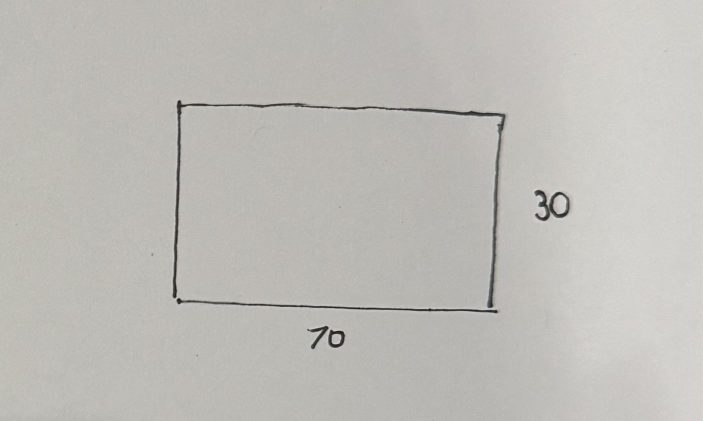
#> input picture handdrawnimages/IMG_9490.jpg, 1405 x 842 px, found by its file name (shown at 1/2 size)
$ python detected.py
#> lines starting #> are read from the running program, lines starting #| are printed output that depends on the picture; after the words box and inside, x2 and y2 are one past the last pixel; in counts of white or black regions, pixels touching at a corner belong together
import io
import re
import cv2
import numpy as np
from PIL import Image
from skimage import morphology
from google.cloud import vision

# Initialize the Google Cloud Vision client
client = vision.ImageAnnotatorClient()

# Google Cloud Vision API
def detect_text_and_get_boxes(content):
    image = vision.Image(content=content)
    response = client.text_detection(image=image)
    texts = response.text_annotations
    boxes = []
    for text in texts[1:]:
        vertices = [(vertex.x, vertex.y) for vertex in text.bounding_poly.vertices]
        boxes.append(vertices)
    return texts, boxes


# [22 lines left out: function preprocess_image_for_ocr, not called in this run]


image_path = '/Users/harshinisaidonepudi/Desktop/Spring 2024/df/INFO5380-HW1/handdrawnimages/IMG_9490.jpg'


import numpy as np
import cv2

# [15 lines left out: function detect_background_color, not called in this run]

def mask_text_regions_with_blur(image, boxes):
    masked_image = image.copy()

    for box in boxes:
        background_color = detect_background_color(image, box)
        pts = np.array(box, np.int32).reshape((-1, 1, 2))
        cv2.fillPoly(masked_image, [pts], background_color)

        # Inflate box for blurring
        x, y, w, h = cv2.boundingRect(pts)
        margin = 10
        x, y, w, h = max(0, x-margin), max(0, y-margin), w+2*margin, h+2*margin


        localized_area = masked_image[y:y+h, x:x+w]
        blurred_area = cv2.GaussianBlur(localized_area, (15, 15), sigmaX=0)
        masked_image[y:y+h, x:x+w] = blurred_area

    return masked_image


# Read the original image as binary for OCR
with io.open(image_path, 'rb') as image_file:
    content = image_file.read()

detected_texts, text_boxes = detect_text_and_get_boxes(content)

individual_texts = detected_texts[1:] if detected_texts else []

numeric_texts = set()
for text in individual_texts:

    numeric_text = re.findall(r'\d+', text.description)
    numeric_texts.update(numeric_text)

numeric = list(numeric_texts)
print("Detected numbers:", numeric_texts)# dimensions in image

#contour processing
original_image = cv2.imread(image_path)
#> original_image is the input picture: shape (842, 1405, 3); mean B, G, R 184.1, 188.7, 190.1
masked_image = mask_text_regions_with_blur(original_image, text_boxes)
gray = cv2.cvtColor(masked_image, cv2.COLOR_BGR2GRAY)
blur = cv2.GaussianBlur(gray, (9, 9), 0)

# Detect edges using Canny edge detection
edges = cv2.Canny(blur, 50, 150)
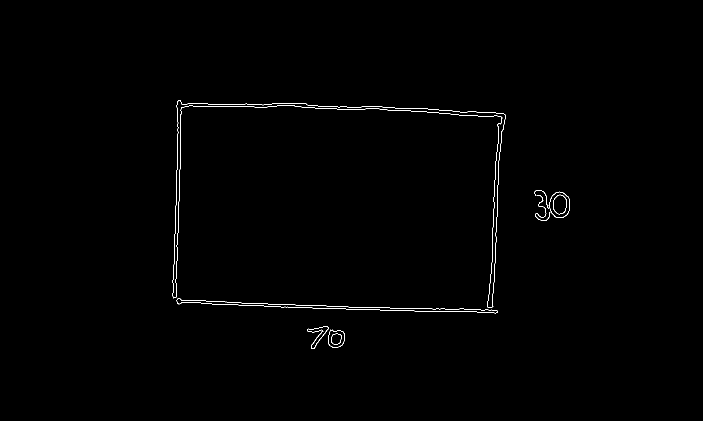
#> edges: shape (842, 1405) (shown at 1/2 size); 0.43% white in thin lines or dots, all inside (x1, y1, x2, y2) = (345, 200, 1140, 698)

# Finding contours
contours, _ = cv2.findContours(edges, cv2.RETR_EXTERNAL, cv2.CHAIN_APPROX_SIMPLE)
#> contours = 7 contours, 1 with area under 20; largest, box (x1, y1, x2, y2) and area: (353, 596, 996, 627) 2974, (1097, 383, 1140, 436) 1676, (656, 659, 690, 696) 956, (614, 652, 657, 698) 570, (1070, 390, 1101, 442) 37, (345, 200, 1011, 616) 31

# Background for drawing contours
blank_image = np.zeros_like(gray)

# Drawing contours
cv2.drawContours(blank_image, contours, -1, (255), thickness=cv2.FILLED)
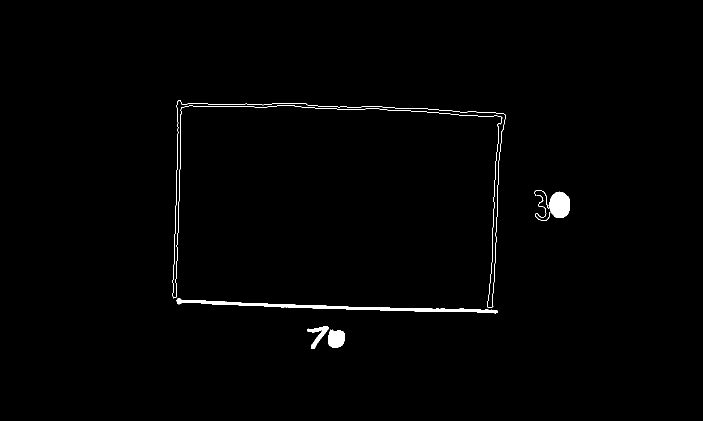
#> blank_image: shape (842, 1405) (shown at 1/2 size); 0.86% white; 7 white regions, largest, box (x1, y1, x2, y2) and area: (353, 596, 996, 627) 3621, (345, 200, 1011, 616) 2884, (1097, 383, 1140, 436) 1744

# Conversion from array to bool for morphology
bool_image = blank_image > 0
cleaned_bool_image = morphology.remove_small_objects(bool_image, min_size=140, connectivity=2)
#> cleaned_bool_image: shape (842, 1405) bool; 0.85% white; 6 white regions, box (x1, y1, x2, y2) and area: (353, 596, 996, 627) 3621, (345, 200, 1011, 616) 2884, (1097, 383, 1140, 436) 1744, (656, 659, 690, 696) 1011, (614, 652, 657, 698) 651, (1070, 390, 1101, 442) 160

cleaned_image = np.uint8(cleaned_bool_image) * 255
#> cleaned_image: shape (842, 1405); 0.85% white; 6 white regions
outline_image = np.ones_like(masked_image) * 255
contours, _ = cv2.findContours(cleaned_image, cv2.RETR_EXTERNAL, cv2.CHAIN_APPROX_SIMPLE)
#> contours = 6 contours; box (x1, y1, x2, y2) and area: (353, 596, 996, 627) 2974, (1097, 383, 1140, 436) 1676, (656, 659, 690, 696) 956, (614, 652, 657, 698) 570, (1070, 390, 1101, 442) 37, (345, 200, 1011, 616) 31
cv2.drawContours(outline_image, contours, -1, (0, 0, 0), thickness=18)
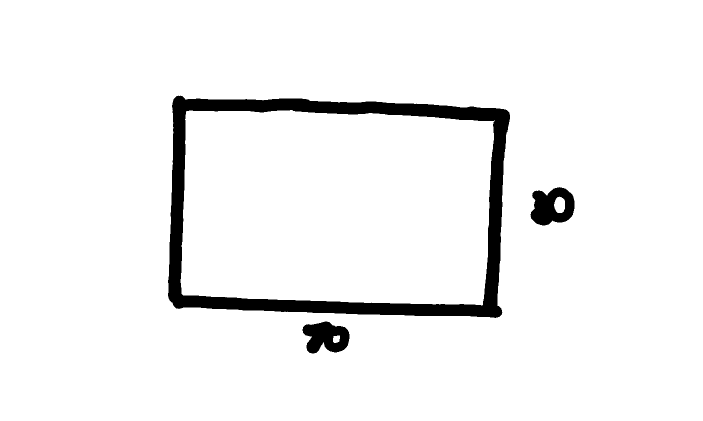
#> outline_image: shape (842, 1405, 3) (shown at 1/2 size); 95% white; 3 black regions, box (x1, y1, x2, y2) and area: (336, 191, 1020, 636) 50709, (1061, 374, 1149, 451) 4573, (605, 643, 699, 707) 4174
final_image_path = 'cleaned_outline_with_ocr.png'
cv2.imwrite(final_image_path, outline_image)

print(f"Final image saved to {final_image_path}")

$ run again, with handdrawnimages/IMG_9462.jpg copied over handdrawnimages/IMG_9490.jpg
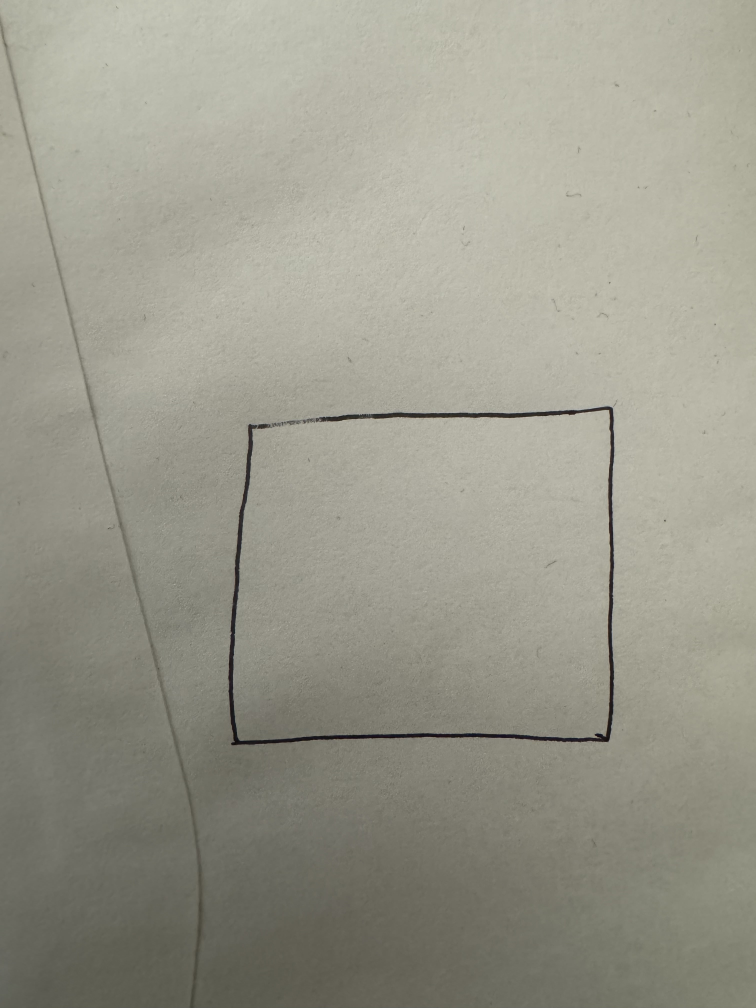
#> input picture handdrawnimages/IMG_9462.jpg, 3024 x 4032 px, found by its file name (shown at 1/4 size)
#> original_image is the input picture: shape (4032, 3024, 3); mean B, G, R 139.6, 152.7, 154
#> `edges = cv2.Canny(blur, 50, 150)`:
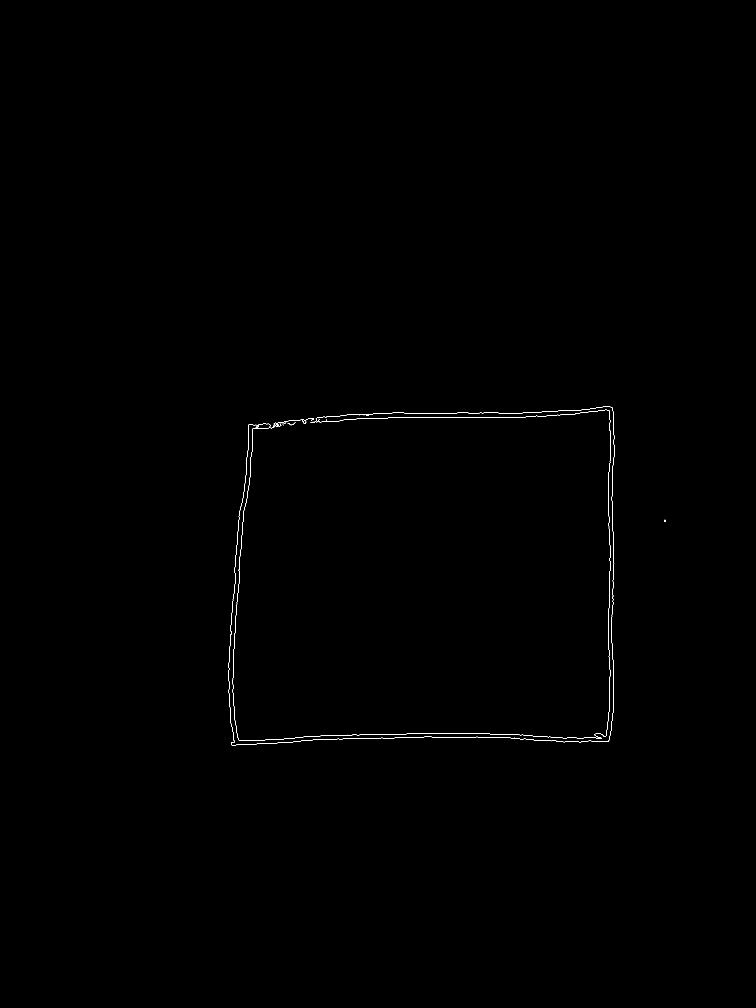
#> edges: shape (4032, 3024) (shown at 1/4 size); 0.09% white in thin lines or dots, all inside (x1, y1, x2, y2) = (913, 1625, 2664, 2982)
#> `contours, _ = cv2.findContours(edges, cv2.RETR_EXTERNAL, cv2.CHAIN_APP..`: contours = 15 contours, 11 with area under 20; largest, box (x1, y1, x2, y2) and area: (924, 1625, 2458, 2982) 42, (913, 1696, 1030, 2970) 38, (2656, 2079, 2664, 2087) 33, (931, 2280, 2422, 2964) 29
#> cleaned_bool_image: shape (4032, 3024) bool; 0.09% white in thin lines or dots, all inside (x1, y1, x2, y2) = (913, 1625, 2458, 2982)
#> `contours, _ = cv2.findContours(cleaned_image, cv2.RETR_EXTERNAL, cv2.C..`: contours = 6 contours, 3 with area under 20; largest, box (x1, y1, x2, y2) and area: (924, 1625, 2458, 2982) 42, (913, 1696, 1030, 2970) 38, (931, 2280, 2422, 2964) 29
#> `cv2.drawContours(outline_image, contours, -1, (0, 0, 0), thickness=18)`:
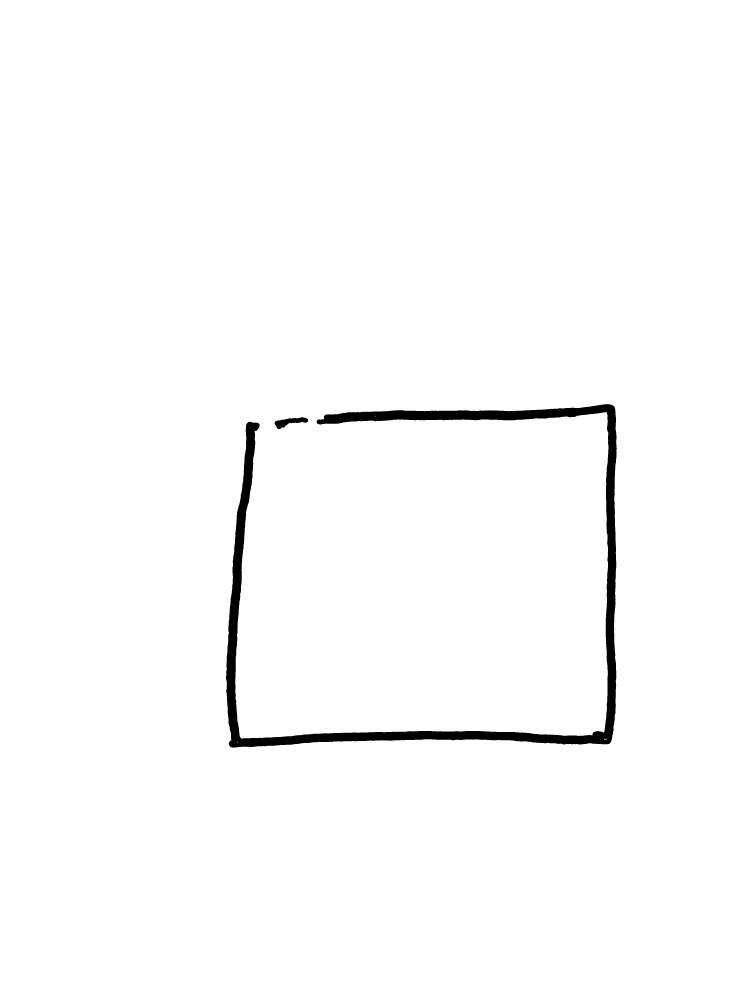
#> outline_image: shape (4032, 3024, 3) (shown at 1/4 size); 98.5% white; 2 black regions, box (x1, y1, x2, y2) and area: (904, 1616, 2467, 2991) 183934, (1098, 1669, 1233, 1717) 2986

$ run again, with handdrawnimages/IMG_9485.jpg copied over handdrawnimages/IMG_9490.jpg
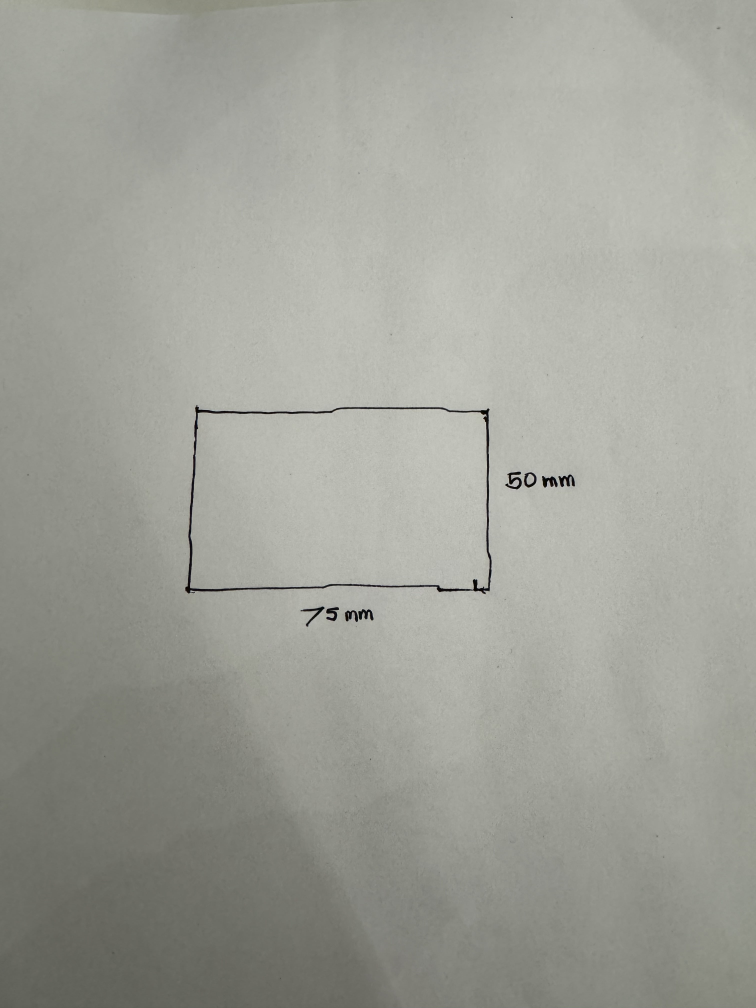
#> input picture handdrawnimages/IMG_9485.jpg, 3024 x 4032 px, found by its file name (shown at 1/4 size)
#> original_image is the input picture: shape (4032, 3024, 3); mean B, G, R 152.6, 160.5, 159.6
#> `edges = cv2.Canny(blur, 50, 150)`:
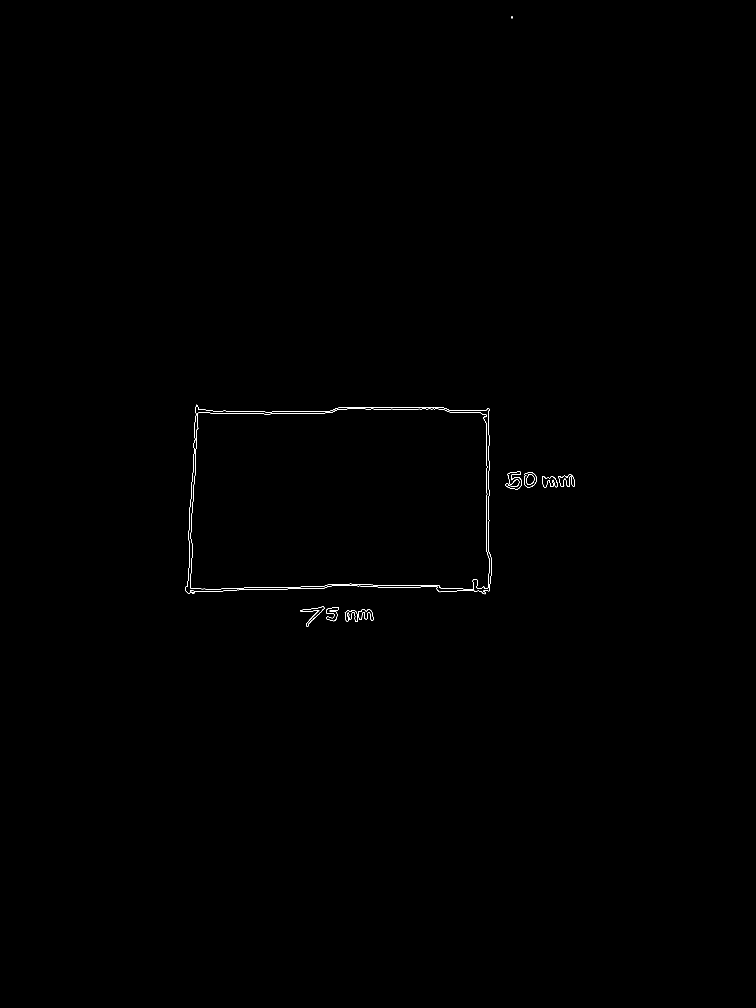
#> edges: shape (4032, 3024) (shown at 1/4 size); 0.09% white in thin lines or dots, all inside (x1, y1, x2, y2) = (741, 66, 2300, 2507)
#> `contours, _ = cv2.findContours(edges, cv2.RETR_EXTERNAL, cv2.CHAIN_APP..`: contours = 12 contours, 1 with area under 20; largest, box (x1, y1, x2, y2) and area: (2096, 1889, 2146, 1951) 2375, (2233, 1898, 2300, 1948) 1712, (1202, 2426, 1298, 2507) 1656, (741, 1619, 1967, 2374) 129, (2021, 1886, 2088, 1958) 84
#> blank_image: shape (4032, 3024); 0.13% white; 12 white regions, largest, box (x1, y1, x2, y2) and area: (760, 1634, 1959, 2359) 3898, (741, 1619, 1967, 2374) 3823, (2096, 1889, 2146, 1951) 2460
#> cleaned_image: shape (4032, 3024); 0.13% white; 11 white regions
#> `contours, _ = cv2.findContours(cleaned_image, cv2.RETR_EXTERNAL, cv2.C..`: contours = 11 contours; largest, box (x1, y1, x2, y2) and area: (2096, 1889, 2146, 1951) 2375, (2233, 1898, 2300, 1948) 1712, (1202, 2426, 1298, 2507) 1656, (741, 1619, 1967, 2374) 129, (2021, 1886, 2088, 1958) 84
#> `cv2.drawContours(outline_image, contours, -1, (0, 0, 0), thickness=18)`:
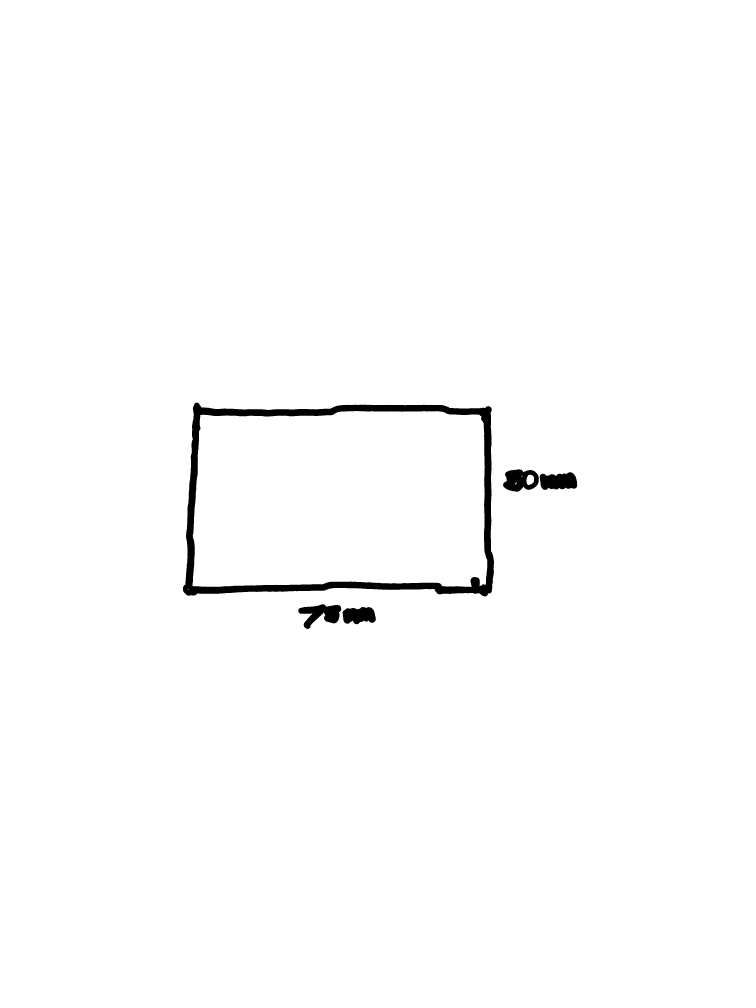
#> outline_image: shape (4032, 3024, 3) (shown at 1/4 size); 98.9% white; 5 black regions, box (x1, y1, x2, y2) and area: (732, 1610, 1976, 2386) 105834, (1193, 2417, 1365, 2516) 9061, (2012, 1877, 2155, 1967) 8826, (2159, 1889, 2309, 1960) 8409, (1370, 2428, 1503, 2497) 7142
